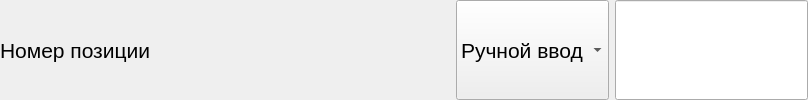
        <widget class="QWidget" name="widget_positionNumber" native="true">
         <property name="sizePolicy">
          <sizepolicy hsizetype="Preferred" vsizetype="Preferred">
           <horstretch>0</horstretch>
           <verstretch>0</verstretch>
          </sizepolicy>
         </property>
         <property name="font">
          <font>
           <family>Segoe UI</family>
           <pointsize>16</pointsize>
          </font>
         </property>
         <layout class="QHBoxLayout" name="horizontalLayout_positionNumber">
          <property name="spacing">
           <number>6</number>
          </property>
          <property name="leftMargin">
           <number>0</number>
          </property>
          <property name="topMargin">
           <number>0</number>
          </property>
          <property name="rightMargin">
           <number>0</number>
          </property>
          <property name="bottomMargin">
           <number>0</number>
          </property>
          <item>
           <widget class="QLabel" name="label_positionNumber">
            <property name="sizePolicy">
             <sizepolicy hsizetype="Preferred" vsizetype="Preferred">
              <horstretch>0</horstretch>
              <verstretch>0</verstretch>
             </sizepolicy>
            </property>
            <property name="minimumSize">
             <size>
              <width>450</width>
              <height>0</height>
             </size>
            </property>
            <property name="maximumSize">
             <size>
              <width>340</width>
              <height>16777215</height>
             </size>
            </property>
            <property name="font">
             <font>
              <family>Segoe UI</family>
              <pointsize>16</pointsize>
             </font>
            </property>
            <property name="text">
             <string>Номер позиции</string>
            </property>
           </widget>
          </item>
          <item>
           <widget class="QComboBox" name="comboBox_positionNumber">
            <property name="sizePolicy">
             <sizepolicy hsizetype="Preferred" vsizetype="Preferred">
              <horstretch>0</horstretch>
              <verstretch>0</verstretch>
             </sizepolicy>
            </property>
            <property name="font">
             <font>
              <family>Segoe UI</family>
              <pointsize>16</pointsize>
             </font>
            </property>
            <item>
             <property name="text">
              <string>Ручной ввод</string>
             </property>
            </item>
           </widget>
          </item>
          <item>
           <widget class="QLineEdit" name="lineEdit_positionNumber">
            <property name="sizePolicy">
             <sizepolicy hsizetype="Preferred" vsizetype="Preferred">
              <horstretch>0</horstretch>
              <verstretch>0</verstretch>
             </sizepolicy>
            </property>
            <property name="minimumSize">
             <size>
              <width>0</width>
              <height>0</height>
             </size>
            </property>
            <property name="font">
             <font>
              <family>Segoe UI</family>
              <pointsize>16</pointsize>
             </font>
            </property>
            <property name="focusPolicy">
             <enum>Qt::FocusPolicy::ClickFocus</enum>
            </property>
           </widget>
          </item>
         </layout>
        </widget>
